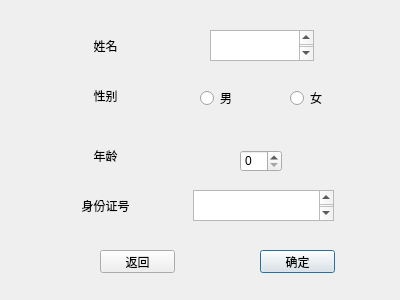
<?xml version="1.0" encoding="UTF-8"?>
<ui version="4.0">
 <class>inputDialog</class>
 <widget class="QDialog" name="inputDialog">
  <property name="geometry">
   <rect>
    <x>0</x>
    <y>0</y>
    <width>400</width>
    <height>300</height>
   </rect>
  </property>
  <property name="windowTitle">
   <string>Dialog</string>
  </property>
  <widget class="QLabel" name="label">
   <property name="geometry">
    <rect>
     <x>70</x>
     <y>30</y>
     <width>71</width>
     <height>31</height>
    </rect>
   </property>
   <property name="text">
    <string>姓名</string>
   </property>
   <property name="alignment">
    <set>Qt::AlignCenter</set>
   </property>
  </widget>
  <widget class="QLabel" name="label_2">
   <property name="geometry">
    <rect>
     <x>70</x>
     <y>80</y>
     <width>71</width>
     <height>31</height>
    </rect>
   </property>
   <property name="text">
    <string>性别</string>
   </property>
   <property name="alignment">
    <set>Qt::AlignCenter</set>
   </property>
  </widget>
  <widget class="QLabel" name="label_3">
   <property name="geometry">
    <rect>
     <x>70</x>
     <y>190</y>
     <width>71</width>
     <height>31</height>
    </rect>
   </property>
   <property name="text">
    <string>身份证号</string>
   </property>
   <property name="alignment">
    <set>Qt::AlignCenter</set>
   </property>
  </widget>
  <widget class="QLabel" name="label_4">
   <property name="geometry">
    <rect>
     <x>70</x>
     <y>140</y>
     <width>71</width>
     <height>31</height>
    </rect>
   </property>
   <property name="text">
    <string>年龄</string>
   </property>
   <property name="alignment">
    <set>Qt::AlignCenter</set>
   </property>
  </widget>
  <widget class="QTextEdit" name="textEdit">
   <property name="geometry">
    <rect>
     <x>210</x>
     <y>30</y>
     <width>104</width>
     <height>31</height>
    </rect>
   </property>
   <property name="font">
    <font>
     <family>等线</family>
     <pointsize>12</pointsize>
    </font>
   </property>
   <property name="cursor" stdset="0">
    <cursorShape>IBeamCursor</cursorShape>
   </property>
  </widget>
  <widget class="QTextEdit" name="textEdit_3">
   <property name="geometry">
    <rect>
     <x>193</x>
     <y>190</y>
     <width>141</width>
     <height>31</height>
    </rect>
   </property>
   <property name="font">
    <font>
     <family>Adobe Arabic</family>
     <pointsize>14</pointsize>
    </font>
   </property>
  </widget>
  <widget class="QRadioButton" name="radioButton">
   <property name="geometry">
    <rect>
     <x>200</x>
     <y>90</y>
     <width>41</width>
     <height>16</height>
    </rect>
   </property>
   <property name="text">
    <string>男</string>
   </property>
   <attribute name="buttonGroup">
    <string notr="true">buttonGroup</string>
   </attribute>
  </widget>
  <widget class="QRadioButton" name="radioButton_2">
   <property name="geometry">
    <rect>
     <x>290</x>
     <y>90</y>
     <width>41</width>
     <height>16</height>
    </rect>
   </property>
   <property name="text">
    <string>女</string>
   </property>
   <attribute name="buttonGroup">
    <string notr="true">buttonGroup</string>
   </attribute>
  </widget>
  <widget class="QPushButton" name="pushButton">
   <property name="geometry">
    <rect>
     <x>260</x>
     <y>250</y>
     <width>75</width>
     <height>23</height>
    </rect>
   </property>
   <property name="text">
    <string>确定</string>
   </property>
  </widget>
  <widget class="QPushButton" name="pushButton_2">
   <property name="geometry">
    <rect>
     <x>100</x>
     <y>250</y>
     <width>75</width>
     <height>23</height>
    </rect>
   </property>
   <property name="text">
    <string>返回</string>
   </property>
  </widget>
  <widget class="QSpinBox" name="spinBox">
   <property name="geometry">
    <rect>
     <x>240</x>
     <y>150</y>
     <width>42</width>
     <height>22</height>
    </rect>
   </property>
  </widget>
 </widget>
 <resources/>
 <connections/>
 <buttongroups>
  <buttongroup name="buttonGroup"/>
 </buttongroups>
</ui>
